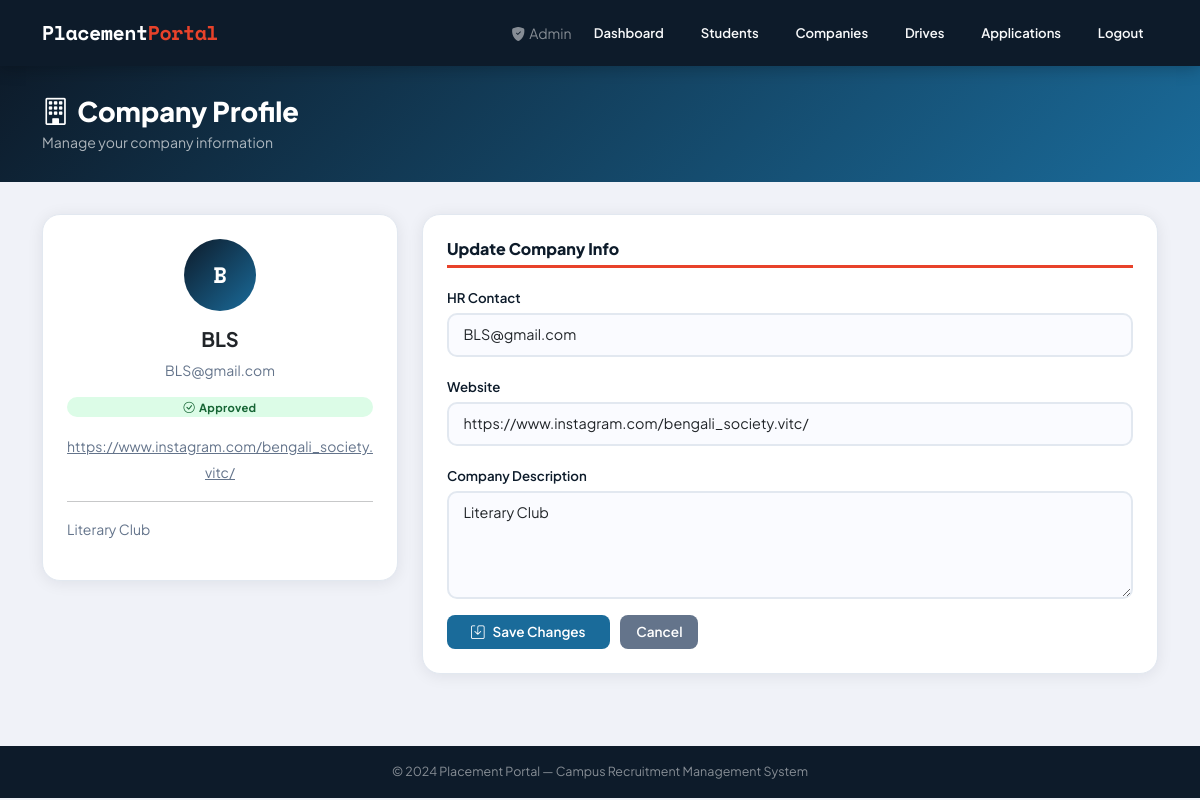
Page /company/profile (signed in) on the committed database.
### models.py (models this page shows)
class Company(db.Model):
    id = db.Column(db.Integer, primary_key=True)
    name = db.Column(db.String(100), unique=True)
    hr_contact = db.Column(db.String(100))
    website = db.Column(db.String(200))
    description = db.Column(db.String(500), nullable=True)
    password = db.Column(db.String(200))
    approved = db.Column(db.Boolean, default=False)
    blacklisted = db.Column(db.Boolean, default=False)
    created_at = db.Column(db.DateTime, default=datetime.utcnow)

### company.py (the view, shortened to what this page needs)
@company_bp.route("/profile", methods=["GET", "POST"])
def profile():
    if company_required():
        return redirect("/")
    company = Company.query.get(session["company"])
    success = None
    return render_template("company/profile.html", company=company, success=success)

### company.py (called while the page is built)
def company_required():
    return "company" not in session

### templates/company/profile.html (shortened to what this page needs)
{% extends "base.html" %}
{% block content %}
<div class="page-header">
  <div class="container">
    <h1><i class="bi bi-building me-2"></i>Company Profile</h1>
    <p>Manage your company information</p>
  </div>
</div>
<div class="container pb-4">
  <div class="row g-4">
    <div class="col-lg-4">
      <div class="card p-4 text-center">
        <div class="avatar-circle mx-auto mb-3" style="font-size:1.4rem;">{{ company.name[0].upper() }}</div>
        <h5 class="fw-bold">{{ company.name }}</h5>
        <p class="text-muted small">{{ company.hr_contact }}</p>
        {% if company.approved %}
        <span class="badge b-approved mb-2"><i class="bi bi-check-circle me-1"></i>Approved</span>
        {% else %}
        <span class="badge b-pending mb-2"><i class="bi bi-hourglass-split me-1"></i>Pending Approval</span>
        {% endif %}
        {% if company.website %}
        <div class="mt-2">
          <a href="{{ company.website }}" target="_blank" class="text-muted small">{{ company.website }}</a>
        </div>
        {% endif %}
        {% if company.description %}
        <hr>
        <p class="text-muted small text-start">{{ company.description }}</p>
        {% endif %}
      </div>
    </div>
    <div class="col-lg-8">
      <div class="card p-4">
        <h6 class="section-title">Update Company Info</h6>
        <form method="POST" action="/company/profile">
          <div class="mb-3">
            <label class="form-label">HR Contact</label>
            <input type="text" name="hr_contact" class="form-control" value="{{ company.hr_contact }}">
          </div>
          <div class="mb-3">
            <label class="form-label">Website</label>
            <input type="url" name="website" class="form-control" value="{{ company.website or '' }}" placeholder="https://...">
          </div>
          <div class="mb-3">
            <label class="form-label">Company Description</label>
            <textarea name="description" class="form-control" rows="4">{{ company.description or '' }}</textarea>
          </div>
          <button type="submit" class="btn btn-primary px-4">
            <i class="bi bi-save me-2"></i>Save Changes
          </button>
          <a href="/company/dashboard" class="btn btn-secondary ms-2">Cancel</a>
        </form>
      </div>
    </div>
  </div>
</div>
{% endblock %}

### static/css/style.css (style rules this page uses)
:root { --primary: #0d1b2a; --secondary: #1b2838; --accent: #1a6b9a; --highlight: #e8422a; --success: #1db954; --warning: #f5a623; --danger: #c0392b; --info: #2980b9; --light-bg: #f0f2f8; --card-bg: #ffffff; --text-main: #0d1b2a; --text-muted: #64748b; --border: #e2e8f0; --shadow: 0 2px 16px rgba(13,27,42,0.08); --shadow-lg: 0 8px 32px rgba(13,27,42,0.15); --radius: 12px; --radius-lg: 18px; }
*, *::before, *::after { box-sizing: border-box; margin: 0; padding: 0; }
body { font-family: 'Plus Jakarta Sans', sans-serif; background: var(--light-bg); color: var(--text-main); min-height: 100vh; line-height: 1.6; }
.page-header { background: linear-gradient(135deg, var(--primary) 0%, var(--accent) 100%); color: #fff; padding: 1.8rem 0; margin-bottom: 2rem; }
.page-header h1 { font-size: 1.7rem; font-weight: 800; margin-bottom: 0.2rem; }
.page-header p { opacity: 0.65; font-size: 0.88rem; margin: 0; }
.card { border: 1px solid var(--border); border-radius: var(--radius-lg); box-shadow: var(--shadow); background: var(--card-bg); transition: box-shadow 0.2s; }
.badge { font-size:0.7rem; padding:0.38em 0.75em; border-radius:20px; font-weight:700; letter-spacing:0.3px; }
.b-approved { background:#dcfce7; color:#166534; }
.btn { border-radius:8px; font-weight:600; font-size:0.85rem; padding:0.42rem 1rem; transition:all 0.18s; border:none; }
.btn-primary { background:var(--accent); color:#fff; }
.btn-secondary { background:#64748b; color:#fff; }
.form-control, .form-select { border: 2px solid var(--border); border-radius:10px; padding:0.55rem 0.9rem; font-size:0.9rem; transition:border-color 0.2s, box-shadow 0.2s; background:#fafbff; font-family:inherit; }
.form-label { font-weight:600; font-size:0.83rem; color:var(--text-main); margin-bottom:0.35rem; }
.section-title { font-size:1rem; font-weight:800; color:var(--primary); margin-bottom:1rem; padding-bottom:0.4rem; border-bottom:3px solid var(--highlight); display:inline-block; }
.avatar-circle { width:72px; height:72px; border-radius:50%; background:linear-gradient(135deg,var(--primary),var(--accent)); color:#fff; display:flex; align-items:center; justify-content:center; font-size:1.8rem; font-weight:800; font-family:'Space Mono',monospace; flex-shrink:0; }
.text-muted { color:var(--text-muted) !important; }

### rows in the picture
Company: name "B", name "BLS", hr_contact "BLS@gmail.com", website "https://www.instagram.com/bengali_society.vitc/", description "Literary Club"
